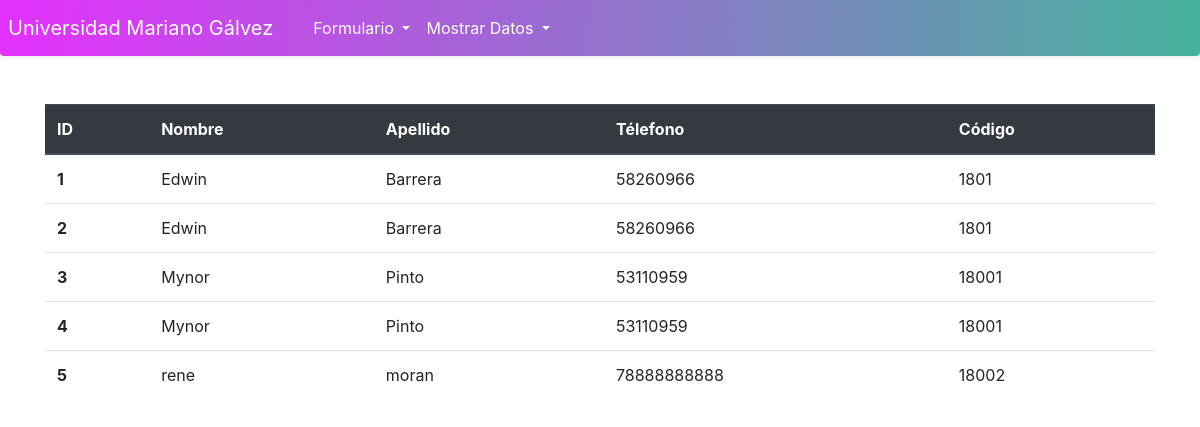
The app's page /listarAlumnos/ with its own data.
### Models/Alumno/models.py (models this page shows)
class Alumno(models.Model):
    nombre = models.CharField(max_length=75)
    apellido = models.CharField(max_length=75)
    telefono = models.CharField(max_length=12)
    fecha_nacimiento = models.DateField()
    codigo = models.IntegerField()

### Models/Alumno/views.py (the view)
# urls.py: path('listarAlumnos/',FormularioAlumnoView.listar_alumnos, name='listarAlumnos')
    def listar_alumnos(request):
        alumnos = Alumno.objects.all()
        return render(request, "ListarAlumno.html",{"alumno": alumnos})

### templates/ListarAlumno.html
{% extends 'index.html' %}
{% block content %}
 <table class="table">
  <thead class="thead-dark">
    <tr>
      <th scope="col">ID</th>
      <th scope="col">Nombre</th>
      <th scope="col">Apellido</th>
      <th scope="col">Télefono</th>
      <th scope="col">Código</th>
    </tr>
  </thead>
  <tbody>
  {% for alumno in alumno %}
      <tr>
      <th scope="row"> {{ alumno.id }} </th>
      <td>{{ alumno.nombre }}</td>
      <td>{{ alumno.apellido }}</td>
      <td>{{ alumno.telefono }}</td>
      <td>{{ alumno.codigo}}</td>
    </tr>
  {% endfor %}
  </tbody>
</table>
{% endblock %}

### templates/index.html (shortened to what this page needs)
<!DOCTYPE html>
<html lang="en">
<head>
    <link rel="stylesheet" href="https://cdn.jsdelivr.net/npm/bootstrap@4.5.3/dist/css/bootstrap.min.css">
</head>
<body>
    <nav style="background:-webkit-linear-gradient(left top,#E430FD  ,#45B39D);" class="navbar navbar-expand-lg navbar-dark   shadow-sm p-2 rounded-bottom mb-5">
                <a class="navbar-brand" href="{% url 'home' %}"  >  Universidad Mariano Gálvez     </a>
                <div  id="navbarSupportedContent">
                </div>
                <div class="collapse navbar-collapse  " id="navbarSupportedContent">
                  <ul class="navbar-nav mr-auto">
                      <li class="nav-item dropdown  "  >
                             <a style="color:white" class="nav-link dropdown-toggle  " href="#" id="navbarDropdown" role="button"  data-toggle="dropdown" aria-haspopup="true" aria-expanded="false">
                               Formulario
                             </a>
                        </li>
                        <li class="nav-item dropdown " >
                            <a style="color:white" class="nav-link dropdown-toggle"  href="#" id="navbarDropdown" role="button"  data-toggle="dropdown" aria-haspopup="true" aria-expanded="false">
                                     Mostrar Datos
                            </a >
                        </li>
                  </ul>
                </div>
    </nav>
    <div class="content container">
        {% block content %}
        {% endblock %}
    </div>
</body>
</html>

### records on screen
Alumno: id "1", nombre "Edwin", apellido "Barrera", telefono "58260966", codigo "1801"
Alumno: id "2", nombre "Edwin", apellido "Barrera", telefono "58260966", codigo "1801"
Alumno: id "3", nombre "Mynor", apellido "Pinto", telefono "53110959", codigo "18001"
Alumno: id "4", nombre "Mynor", apellido "Pinto", telefono "53110959", codigo "18001"
Alumno: id "5", nombre "rene", apellido "moran", telefono "78888888888", codigo "18002"
